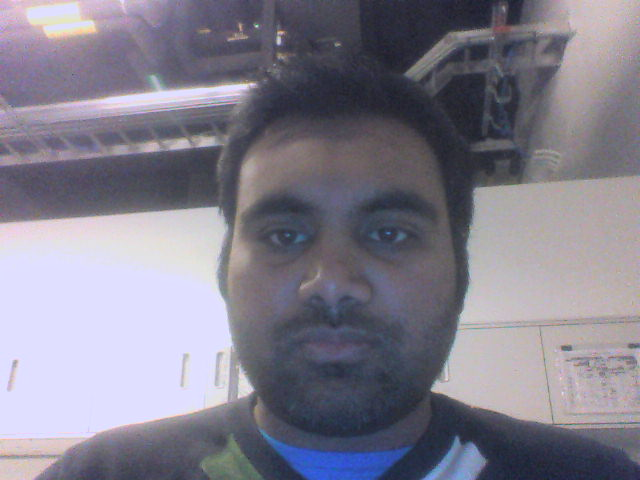
#> input picture Image.jpg, 640 x 480 px, found by its file name
$ python image_read.py
#> lines starting #> are read from the running program, lines starting #| are printed output that depends on the picture
import numpy as np
import cv2

img = cv2.imread('Image.jpg',0)
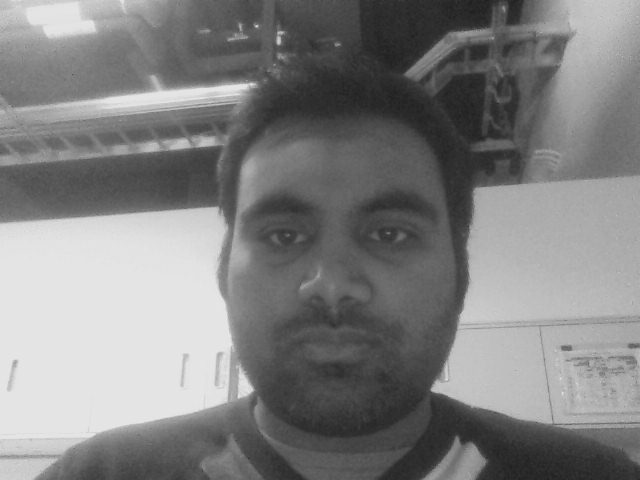
#> img: shape (480, 640); min 31, max 236, mean 128.9
cv2.imshow('image',img)
k = cv2.waitKey(0) & 0xFF
#> (key Esc is pressed here)
if k == 27:         # wait for ESC key to exit
    cv2.destroyAllWindows()
elif k == ord('s'): # wait for 's' key to save and exit
    cv2.imwrite('messigray.png',img)
    cv2.destroyAllWindows()
